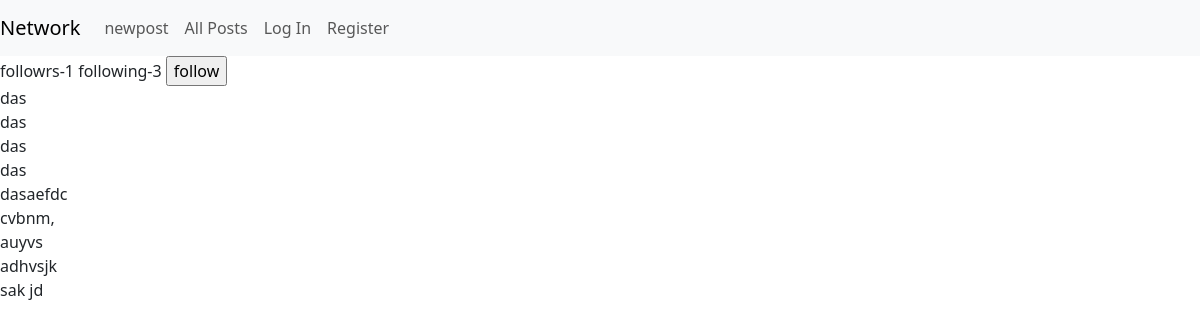
Screenshot of /profile/7 with the database file from the repository.
### network/models.py (models this page shows)
class Post(models.Model):
    post_content = models.CharField(max_length=500, default='none')
    post_owner = models.ForeignKey(User, on_delete=models.CASCADE)
    Liked_by = models.ManyToManyField(User, blank=True, symmetrical=False, related_name='liked_by')

### network/views.py (the view)
# urls.py: path('profile/<int:id>',views.profile,name='profile'),
def profile(request,id):
    if request.method=="GET":
        profile_owner=User.objects.get(id=id)
        posts=Post.objects.filter(post_owner=profile_owner)
        return render(request,'network/profile.html',{
            'posts':posts,"id":id ,'followers':profile_owner.followers.all(),'following':profile_owner.following.all(),'f_l':len(profile_owner.followers.all()),'fly_l':len(profile_owner.following.all()),'profile':profile_owner
        })

### network/templates/network/profile.html (shortened to what this page needs)
{% extends "network/layout.html" %}
{% block body %}
<form action="{%url 'follow_unfollow' id=id%}" method="POST">
    followrs-{{f_l}}  following-{{fly_l}}
    {%if request.user != profile%}
    {%if request.user in followers%}
    <input type="submit" value="unfollow" name="unfollow">
    {%else%}
    <input type="submit" value="follow" name="follow">
    {%endif%}
    {%endif%}
</form>
    {%for post in posts%}
    <div>
        {{post.post_content}}
    </div>
    {%endfor%}
{% endblock %}

### rows the page displays
Post: post_content "das"
Post: post_content "das"
Post: post_content "das"
Post: post_content "das"
Post: post_content "dasaefdc"
Post: post_content "cvbnm,"
Post: post_content "auyvs"
Post: post_content "adhvsjk"
Post: post_content "sak jd"

### other values shown
{{ f_l }} "1"
{{ fly_l }} "3"
